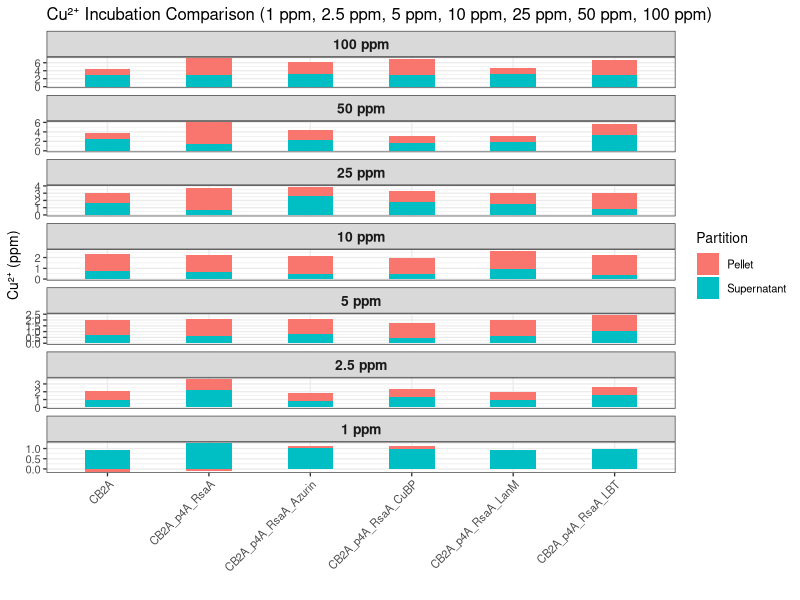
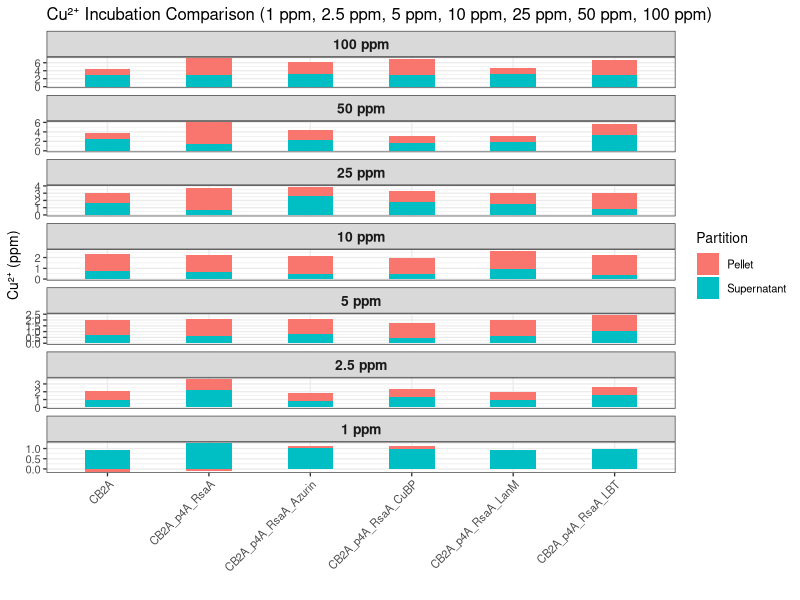

Source code (R) for these figures, in order:
library(dplyr)
library(tidyr)
library(ggplot2)

# ------------------------------
# 100 ppm dataset
# ------------------------------
df_100 <- data.frame(
  Strain = c(
    "CB2A",
    "CB2A_p4A_RsaA",
    "CB2A_p4A_RsaA_LanM",
    "CB2A_p4A_RsaA_LBT",
    "CB2A_p4A_RsaA_CuBP",
    "CB2A_p4A_RsaA_Azurin"
  ),
  Supernatant = c(2.993, 2.942, 3.189, 2.915, 2.994, 3.266),
  Pellet      = c(1.427, 4.171, 1.397, 3.887, 4.027, 3.002),
  Condition   = "100 ppm"
)

# ------------------------------
# 50 ppm dataset
# ------------------------------
df_50 <- data.frame(
  Strain = c(
    "CB2A",
    "CB2A_p4A_RsaA",
    "CB2A_p4A_RsaA_LanM",
    "CB2A_p4A_RsaA_LBT",
    "CB2A_p4A_RsaA_CuBP",
    "CB2A_p4A_RsaA_Azurin"
  ),
  Supernatant = c(2.508, 1.387, 1.771, 3.435, 1.748, 2.243),
  Pellet      = c(1.153, 4.604, 1.410, 2.176, 1.344, 2.071),
  Condition   = "50 ppm"
)

# ------------------------------
# 25 ppm dataset
# ------------------------------
df_25 <- data.frame(
  Strain = c(
    "CB2A",
    "CB2A_p4A_RsaA",
    "CB2A_p4A_RsaA_LanM",
    "CB2A_p4A_RsaA_LBT",
    "CB2A_p4A_RsaA_CuBP",
    "CB2A_p4A_RsaA_Azurin"
  ),
  Supernatant = c(1.665, 0.715, 1.531, 0.795, 1.818, 2.620),
  Pellet      = c(1.376, 3.005, 1.461, 2.175, 1.439, 1.286),
  Condition   = "25 ppm"
)

# ------------------------------
# 10 ppm dataset
# ------------------------------
df_10 <- data.frame(
  Strain = c(
    "CB2A",
    "CB2A_p4A_RsaA",
    "CB2A_p4A_RsaA_LanM",
    "CB2A_p4A_RsaA_LBT",
    "CB2A_p4A_RsaA_CuBP",
    "CB2A_p4A_RsaA_Azurin"
  ),
  Supernatant = c(0.790, 0.635, 0.940, 0.411, 0.432, 0.511),
  Pellet      = c(1.498, 1.589, 1.692, 1.786, 1.561, 1.680),
  Condition   = "10 ppm"
)

# ------------------------------
# 5 ppm dataset
# ------------------------------
df_5 <- data.frame(
  Strain = c(
    "CB2A",
    "CB2A_p4A_RsaA",
    "CB2A_p4A_RsaA_LanM",
    "CB2A_p4A_RsaA_LBT",
    "CB2A_p4A_RsaA_CuBP",
    "CB2A_p4A_RsaA_Azurin"
  ),
  Supernatant = c(0.671, 0.665, 0.660, 1.092, 0.460, 0.795),
  Pellet      = c(1.369, 1.384, 1.358, 1.347, 1.272, 1.323),
  Condition   = "5 ppm"
)

# ------------------------------
# 2.5 ppm dataset
# ------------------------------
df_2.5 <- data.frame(
  Strain = c(
    "CB2A",
    "CB2A_p4A_RsaA",
    "CB2A_p4A_RsaA_LanM",
    "CB2A_p4A_RsaA_LBT",
    "CB2A_p4A_RsaA_CuBP",
    "CB2A_p4A_RsaA_Azurin"
  ),
  Supernatant = c(1.007, 2.174, 0.941, 1.634, 1.275, 0.832),
  Pellet      = c(1.097, 1.450, 1.059, 0.985, 1.052, 1.011),
  Condition   = "2.5 ppm"
)

# ------------------------------
# 1 ppm dataset
# ------------------------------
df_1 <- data.frame(
  Strain = c(
    "CB2A",
    "CB2A_p4A_RsaA",
    "CB2A_p4A_RsaA_LanM",
    "CB2A_p4A_RsaA_LBT",
    "CB2A_p4A_RsaA_CuBP",
    "CB2A_p4A_RsaA_Azurin"
  ),
  Supernatant = c(0.95, 1.262, 0.924, 0.955, 0.994, 1.040),
  Pellet      = c(-0.127, -0.083, 0.006, 0.000, 0.115, 0.081),
  Condition   = "1 ppm"
)

# ------------------------------
# Combine datasets
# ------------------------------
df_all <- bind_rows(df_100, df_50, df_25, df_10, df_5, df_2.5, df_1)

# ------------------------------
# Convert to long format (NO NORMALIZATION)
# ------------------------------
df_long <- df_all %>%
  pivot_longer(
    cols = c(Supernatant, Pellet),
    names_to = "Partition",
    values_to = "Value"
  ) 

# ------------------------------
# Reorder facets so 100 ppm is on top
# ------------------------------
df_long$Condition <- factor(df_long$Condition, levels = c("100 ppm", "50 ppm", "25 ppm", "10 ppm", "5 ppm", "2.5 ppm", "1 ppm"))

# ------------------------------
# Plot
# ------------------------------
p100 <- ggplot(df_long, aes(x = Strain, y = Value, fill = Partition)) +
  geom_bar(stat = "identity", position = "stack", width = 0.45) +
  labs(
    title = "Cu²⁺ Incubation Comparison (1 ppm, 2.5 ppm, 5 ppm, 10 ppm, 25 ppm, 50 ppm, 100 ppm)",
    x = "",
    y = "Cu²⁺ (ppm)"
  ) +
  facet_wrap(~ Condition, ncol = 1, scales = "free_y") +
  theme_bw(base_size = 10) +
  theme(
    axis.text.x = element_text(angle = 45, hjust = 1),
    strip.text = element_text(size = 10, face = "bold")
  )

print (p100)

# ------------------------------
# Export PNG at 300 dpi
# ------------------------------

ggsave("Cu_1_100ppm_noNorm_faceted.png", p100, width = 8, height = 10, dpi = 300)
